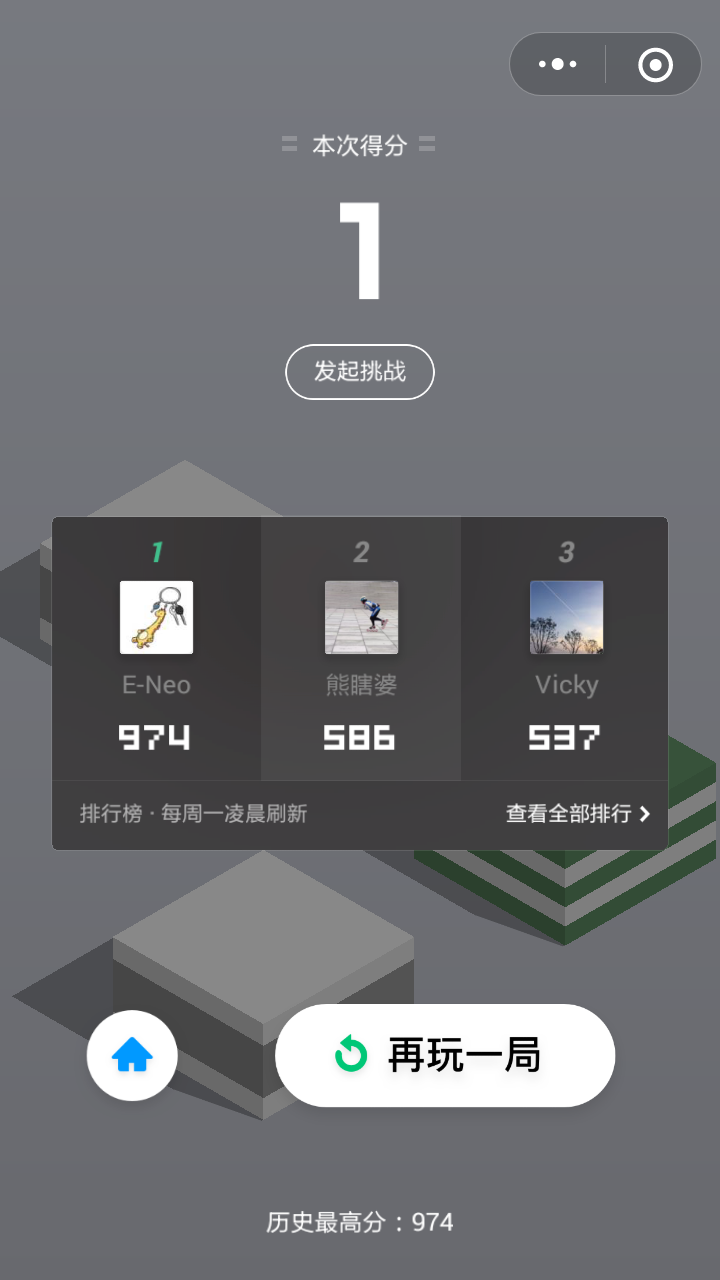
#> input picture thesis/img/game_over.png, 720 x 1280 px
$ python -i jump-simple.py   (imports and definitions only)
#> lines starting #> are read from the running program, lines starting #| are printed output that depends on the picture
#> further down, picture is the input picture: PIL image 720x1280 RGBA; mean R, G, B, A 109.5, 110.9, 114.6, 255
import subprocess
import io
import os
import sys
import math
import time
import random
from PIL import Image, ImageFilter, ImageDraw


# [28 lines left out: functions get_screen, jump, find_i, not called in this run]


def process(img):
    img = img.filter(ImageFilter.CONTOUR).convert('L')
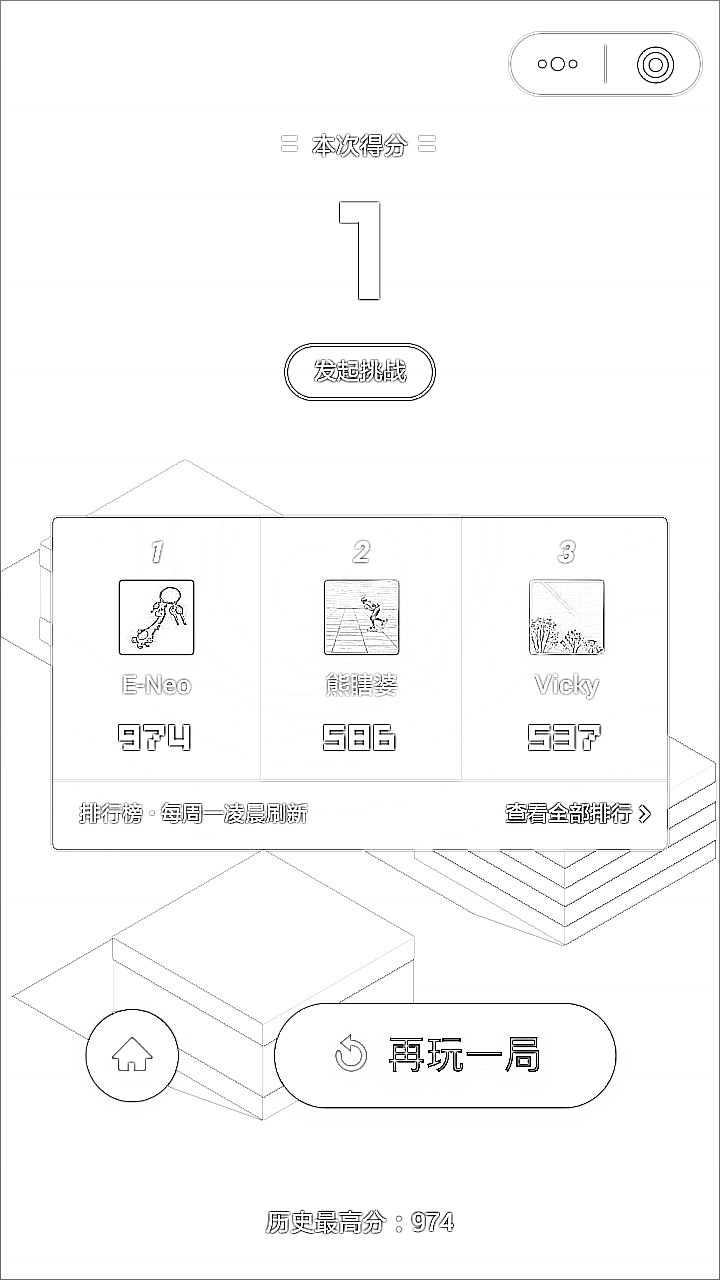
#> img: PIL image 720x1280 L; min 0, max 255, mean 249.8
    threshold = 230
    img = img.point(lambda x: 0 if x < threshold else 255, mode='1')
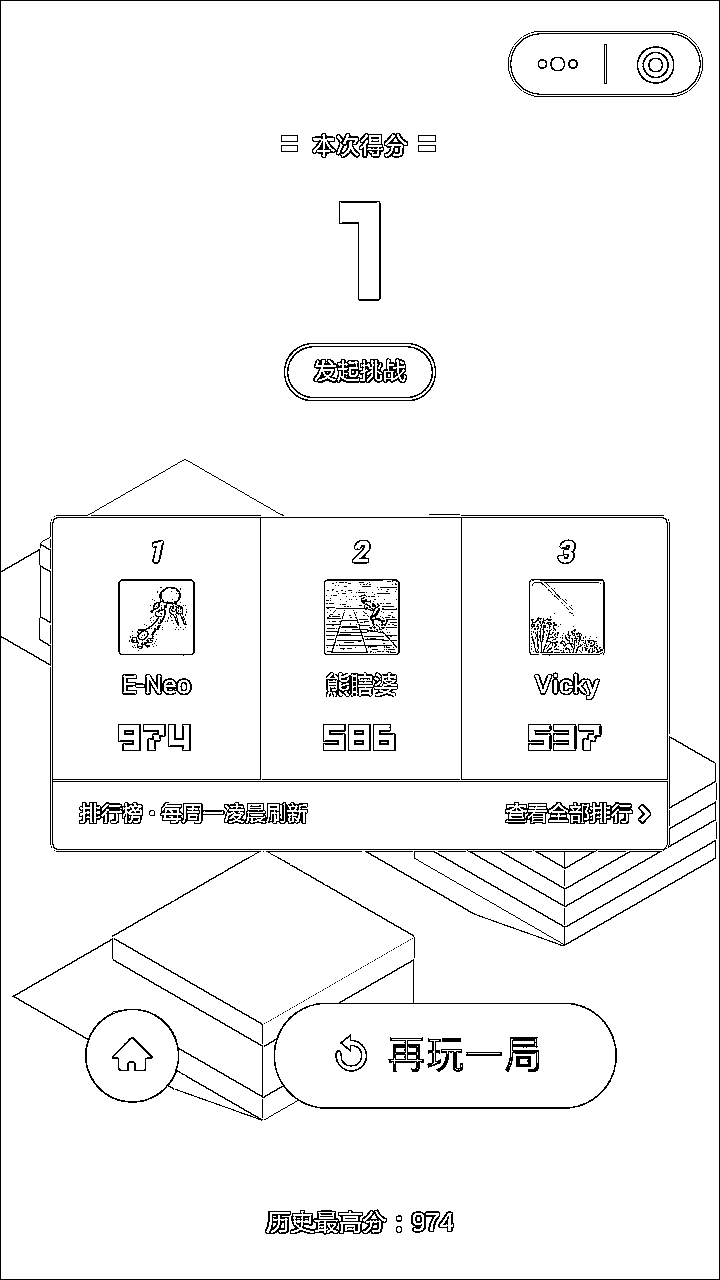
#> img: PIL image 720x1280 1; 96% white; black in thin lines or dots
    return img


# [91 lines left out: functions find_d_top, find_d_right, find_d, debug_step, main, not called in this run]


# [2 lines not run here, left out]

>>> from PIL import Image
>>> picture = Image.open('../img/game_over.png')
>>> result = process(picture)
